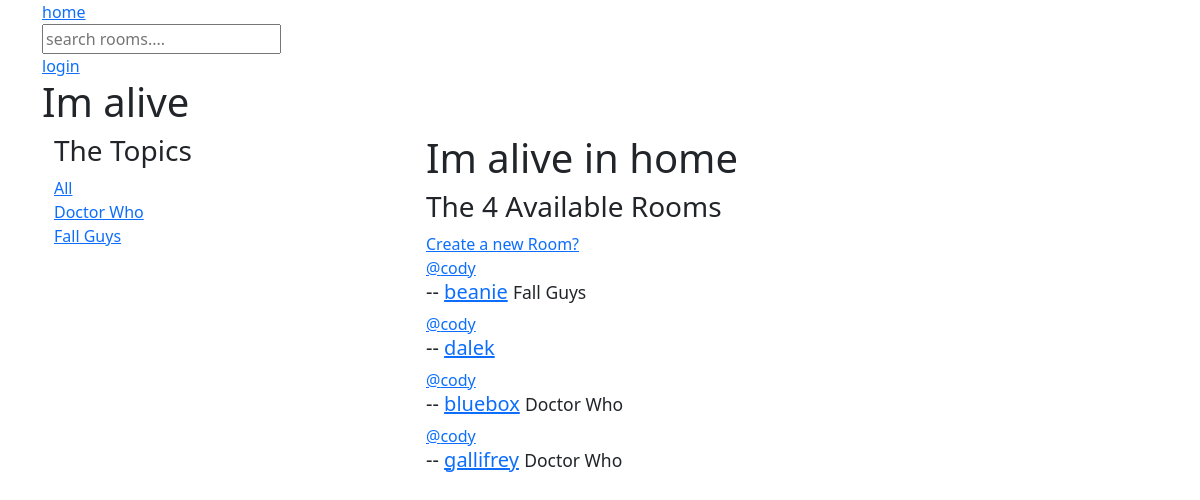
The app's page /, older data.
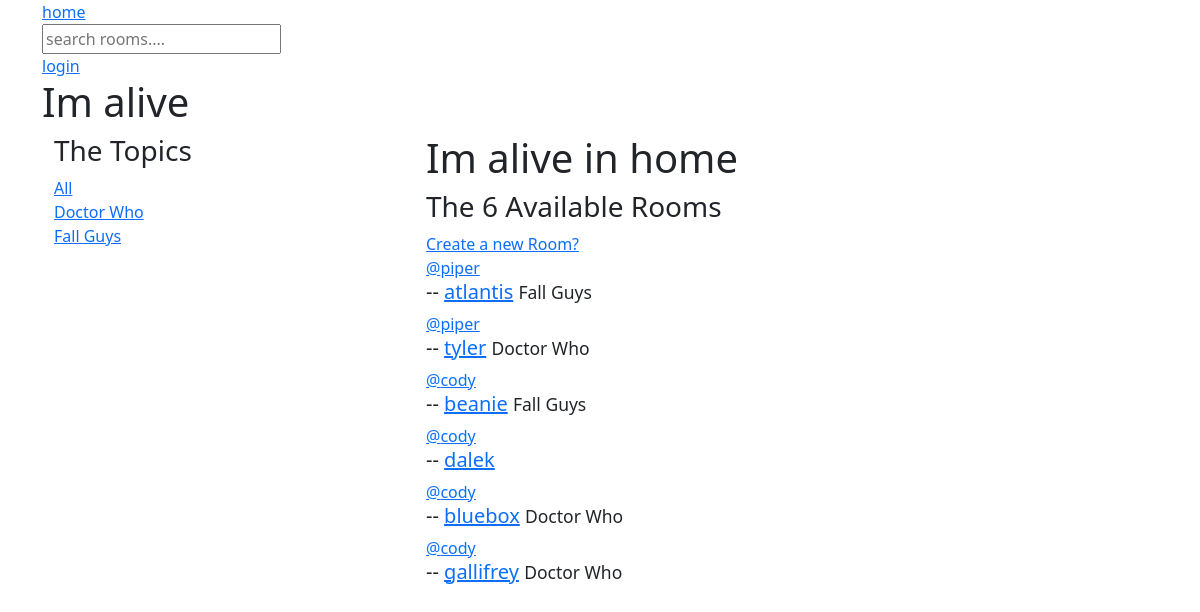
The same page, newer data.
### base/models.py (models this page shows, shortened)
class Topic(models.Model):
    id = models.UUIDField(primary_key=True, default=uuid.uuid4, editable=False)
    name = models.CharField(max_length=200)
    updated = models.DateTimeField(auto_now=True)
    created = models.DateTimeField(auto_now_add=True)

class Room(models.Model):
    id = models.UUIDField(primary_key=True, default=uuid.uuid4, editable=False)
    topic = models.ForeignKey(Topic, on_delete=models.SET_NULL, null=True)
    host = models.ForeignKey(User, on_delete=models.SET_NULL, null=True)
    name = models.CharField(max_length=200)
    description = models.TextField(null=True, blank=True)
    updated = models.DateTimeField(auto_now=True)
    created = models.DateTimeField(auto_now_add=True)
    class Meta:
        ordering = ["-updated", "-created"]

### base/views.py (the view)
# urls.py: path("", views.home, name="home"),
def home(request):
    queryset = request.GET.get('q') if request.GET.get('q') is not None else ''
    rooms = Room.objects.filter(
        Q(topic__name__icontains=queryset)
        | Q(name__icontains=queryset)
        | Q(description__icontains=queryset)
    ).order_by('-updated')
    topics = Topic.objects.all()
    room_count = rooms.count()
    context = {'rooms': rooms, 'topics': topics, 'room_count': room_count}
    return render(request, 'base/home.html', context)

### base/templates/base/home.html (shortened to what this page needs)
{% extends "main.html" %}
{% block content %}
<div class="container">
	<div class="row">
		<div class="col-4">
			<h3>The Topics</h3>
			<div>
				<a href="{% url 'home' %}">All</a>
			</div>
			{% for topic in topics %}
			<div>
				<a href="{% url 'home' %}?q={{ topic.name }}">{{ topic.name }}</a>
			</div>
			{% endfor %}
		</div>
		<div class="col-8">
			<h1>Im alive in home</h1>
			<div>
				<h3>The {{ room_count }} Available Rooms</h3>
				<a href="{% url 'create-room' %}">Create a new Room?</a>
				{% for room in rooms %}
				<div>
					<a href="{% url 'user' room.host.id %}">@{{ room.host }}</a>
					<h5>
						{{ rooms.id }} --
						<a href="{% url 'room' room.id %}">{{ room.name }}</a>
						<small>{{ room.topic.name }}</small>
					</h5>
				</div>
				{% endfor %}
			</div>
		</div>
	</div>
</div>
{% endblock content %}

### templates/main.html (shortened to what this page needs)
<!DOCTYPE html>
<html lang="en">
	<head>
		<link
			href="https://cdn.jsdelivr.net/npm/bootstrap@5.2.3/dist/css/bootstrap.min.css"
			rel="stylesheet"
		/>
	</head>
	<body class="container">
		{% include "navBar.html" %}
		<h1>Im alive</h1>
		{% block content %} {% endblock content %}
	</body>
</html>

### templates/navBar.html (shortened to what this page needs)
<nav>
	<a href="{% url 'home' %}">home</a>
	<form method="'GET" action="{% url 'home' %}">
		<input type="text" name="q" placeholder="search rooms...." />
	</form>
	{% if request.user.is_authenticated %}
	<h2>hello {{ request.user }}</h2>
	<a href="{% url 'logout' %}">logout</a>
	{% else %}
	<a href="{% url 'login' %}">login</a>
	{% endif %}
</nav>

Row changes from the older to the newer data that the page shows:
added Room: host "piper", name "atlantis", topic.name "Fall Guys"
added Room: host "piper", name "tyler", topic.name "Doctor Who"
Text that changed along with them:
{{ room_count }}: "4" → "6"
